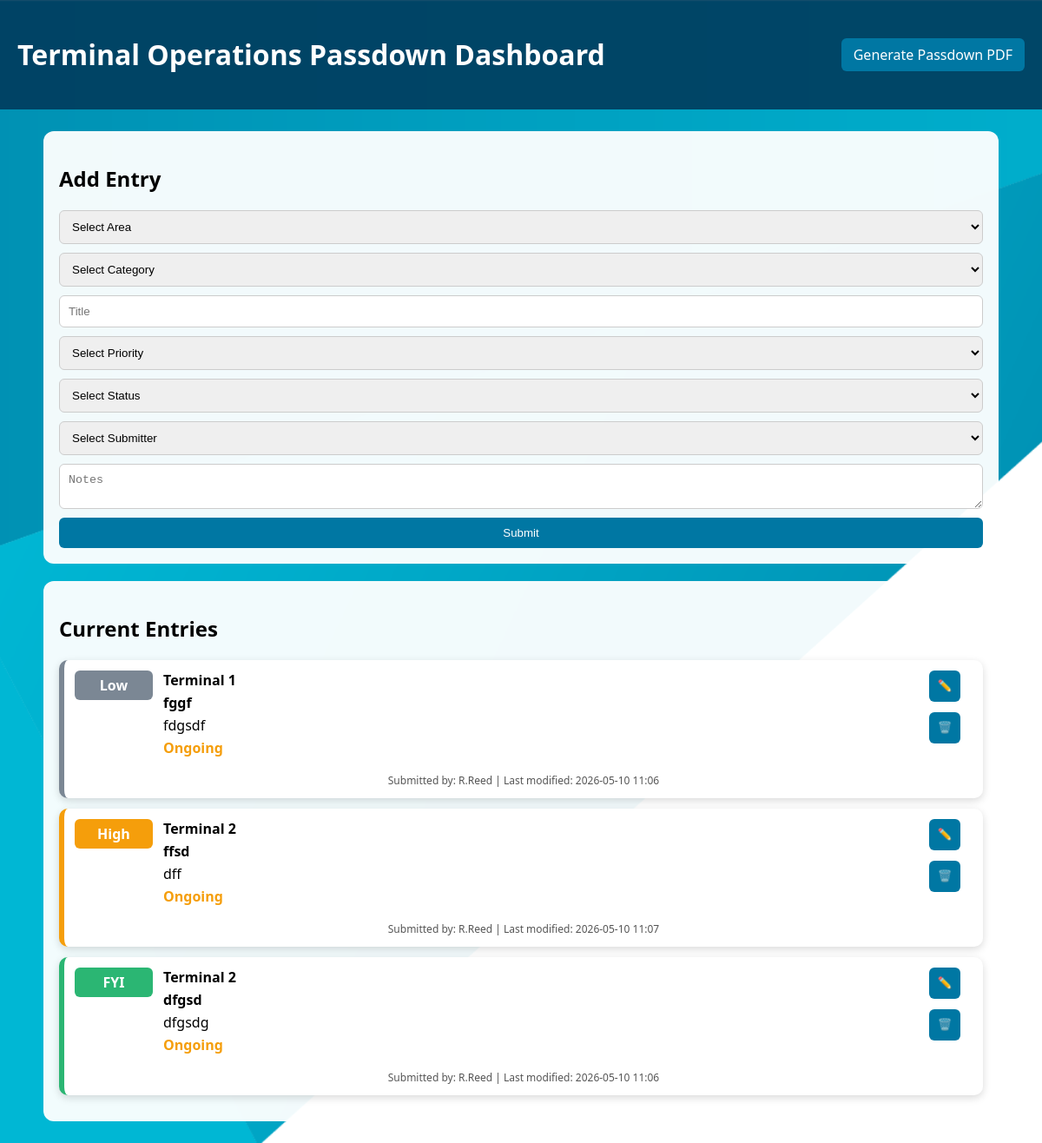
The page / on the database its author committed.
### tables this page shows
CREATE TABLE entries (
            id INTEGER PRIMARY KEY AUTOINCREMENT,
            created_at TEXT,
            updated_at TEXT,
            submitted_by TEXT,
            terminal TEXT,
            category TEXT,
            priority TEXT,
            status TEXT,
            title TEXT,
            notes TEXT
        );

### app.py (the view)
@app.route("/")
def index():
    conn = get_db()
    entries = conn.execute("""
        SELECT * FROM entries
        ORDER BY terminal, created_at DESC
    """).fetchall()
    conn.close()
    return render_template("index.html", entries=entries)

### app.py (called while the page is built)
def get_db():
    conn = sqlite3.connect(DB_NAME)
    conn.row_factory = sqlite3.Row
    return conn

### templates/index.html (shortened to what this page needs)
<!DOCTYPE html>
<html>
<head>
    <link rel="stylesheet" href="/static/style.css">
</head>
<body>
<header>
    <h1>Terminal Operations Passdown Dashboard</h1>
    <a class="pdf-btn" href="/generate-pdf">Generate Passdown PDF</a>
</header>
<main>
<section class="card">
<h2>Add Entry</h2>
<form action="/add" method="POST">
<select name="terminal" required>
<option value="">Select Area</option>
</select>
<select name="category">
<option value="">Select Category</option>
</select>
<input name="title" placeholder="Title">
<select name="priority">
<option value="">Select Priority</option>
</select>
<select name="status">
<option value="">Select Status</option>
</select>
<select name="submitted_by" required>
<option value="">Select Submitter</option>
</select>
<textarea name="notes" placeholder="Notes"></textarea>
<button type="submit" class="submit-btn">Submit</button>
</form>
</section>
<section class="card">
<h2>Current Entries</h2>
{% for entry in entries %}
<div class="entry-card {{ entry['priority'].lower() }}">
<div class="priority-badge {{ entry['priority'].lower() }}">
{{ entry["priority"] }}
</div>
<div class="entry-content">
<strong>{{ entry["terminal"] }}</strong>
<h3>{{ entry["title"] }}</h3>
<p class="notes">{{ entry["notes"] }}</p>
<span class="status-{{ entry['status'].lower() }}">
{{ entry["status"] }}
</span>
</div>
<div class="entry-actions">
<button type="button" class="edit-btn" data-id="{{ entry['id'] }}">✏️</button>
<form action="/delete/{{ entry['id'] }}" method="POST">
<button type="submit">🗑️</button>
</form>
</div>
<div class="entry-footer">
Submitted by: {{ entry["submitted_by"] }} | Last modified: {{ entry["updated_at"] }}
</div>
</div>
{% endfor %}
</section>
</main>
</body>
</html>

### static/style.css (style rules this page uses)
body { margin: 0; font-family: "Segoe UI", Roboto, Arial; background: url("/static/san-bg.png") no-repeat center center fixed; background-size: cover; }
header { background: rgba(0,59,92,0.9); color: white; padding: 20px; display: flex; justify-content: space-between; align-items: center; }
.pdf-btn { background: #0077a3; color: white; padding: 8px 14px; border-radius: 6px; text-decoration: none; }
main { max-width: 1100px; margin: 25px auto; }
.card { background: rgba(255,255,255,0.95); padding: 18px; border-radius: 12px; margin-bottom: 20px; }
form { display: grid; gap: 10px; }
input, select, textarea { padding: 10px; border-radius: 6px; border: 1px solid #ccc; }
.submit-btn { background: #0077a3; color: white; border: none; padding: 10px; border-radius: 6px; cursor: pointer; }
.entry-card { display: grid; grid-template-columns: 90px 1fr 50px; gap: 12px; align-items: start; background: white; padding: 12px; border-radius: 10px; margin-bottom: 12px; box-shadow: 0 3px 10px rgba(0,0,0,0.15); }
.entry-card.fyi { border-left: 6px solid #2bb673; }
.entry-card.low { border-left: 6px solid #7b8794; }
.entry-card.high { border-left: 6px solid #f59e0b; }
.priority-badge { text-align: center; padding: 6px; border-radius: 6px; color: white; font-weight: bold; }
.priority-badge.fyi { background: #2bb673; }
.priority-badge.low { background: #7b8794; }
.priority-badge.high { background: #f59e0b; }
.entry-content h3 { margin: 4px 0; font-size: 16px; }
.notes { margin: 4px 0; word-break: break-word; overflow-wrap: anywhere; }
.status-ongoing { color: #f59e0b; font-weight: bold; }
.entry-actions { display: flex; flex-direction: column; gap: 12px; }
.entry-actions button { width: 36px; height: 36px; border-radius: 6px; border: none; background: #0077a3; color: white; cursor: pointer; }
.entry-footer { grid-column: 1 / 4; text-align: center; font-size: 12px; margin-top: 6px; color: #555; }

### rows shown on the page
entries: priority "Low", terminal "Terminal 1", title "fggf", notes "fdgsdf", status "Ongoing", submitted_by "R.Reed", updated_at "2026-05-10 11:06"
entries: priority "High", terminal "Terminal 2", title "ffsd", notes "dff", status "Ongoing", submitted_by "R.Reed", updated_at "2026-05-10 11:07"
entries: priority "FYI", terminal "Terminal 2", title "dfgsd", notes "dfgsdg", status "Ongoing", submitted_by "R.Reed", updated_at "2026-05-10 11:06"
